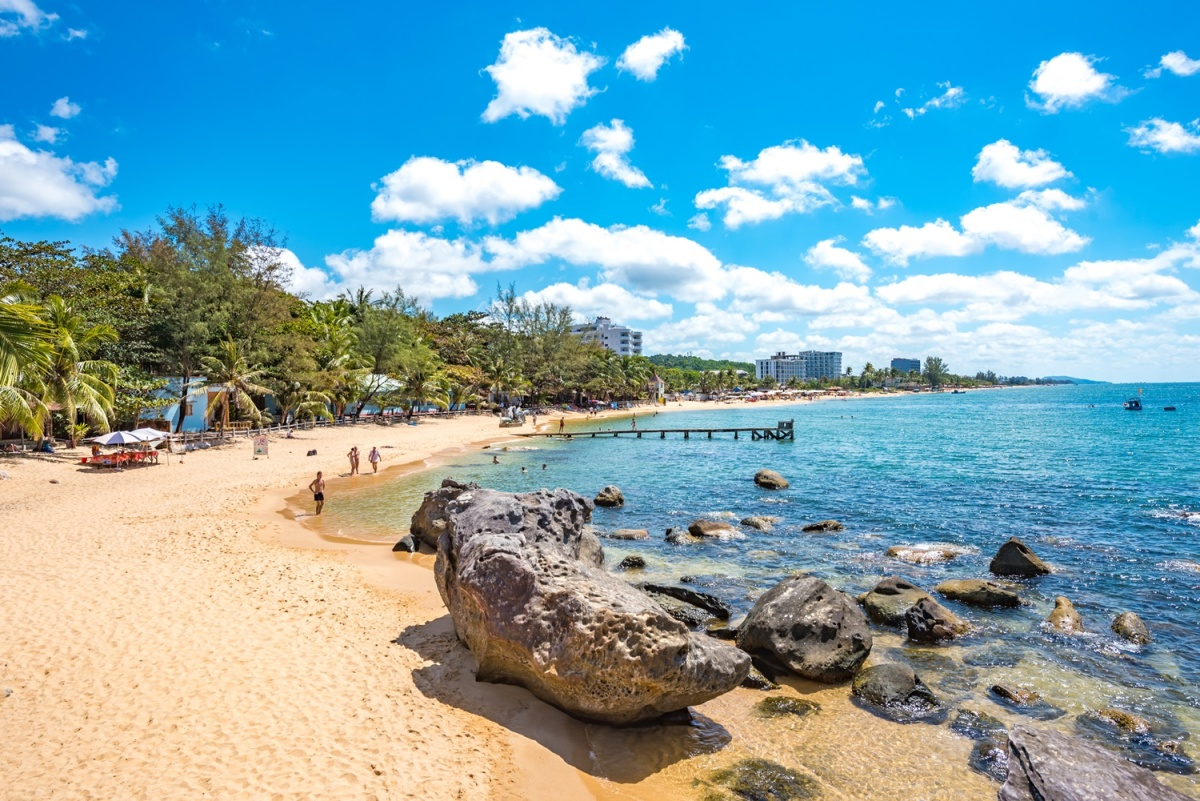
#> input picture transition/beach.jpg, 1200 x 801 px
$ python flip_vertical.py
#> lines starting #> are read from the running program, lines starting #| are printed output that depends on the picture
import cv2

old_img=cv2.imread('beach.jpg')
#> old_img is the input picture: shape (801, 1200, 3); mean B, G, R 177.7, 166.9, 125.7
#new_img=cv2.imread('beach.jpg')

new_img = old_img[:,::-1,:]
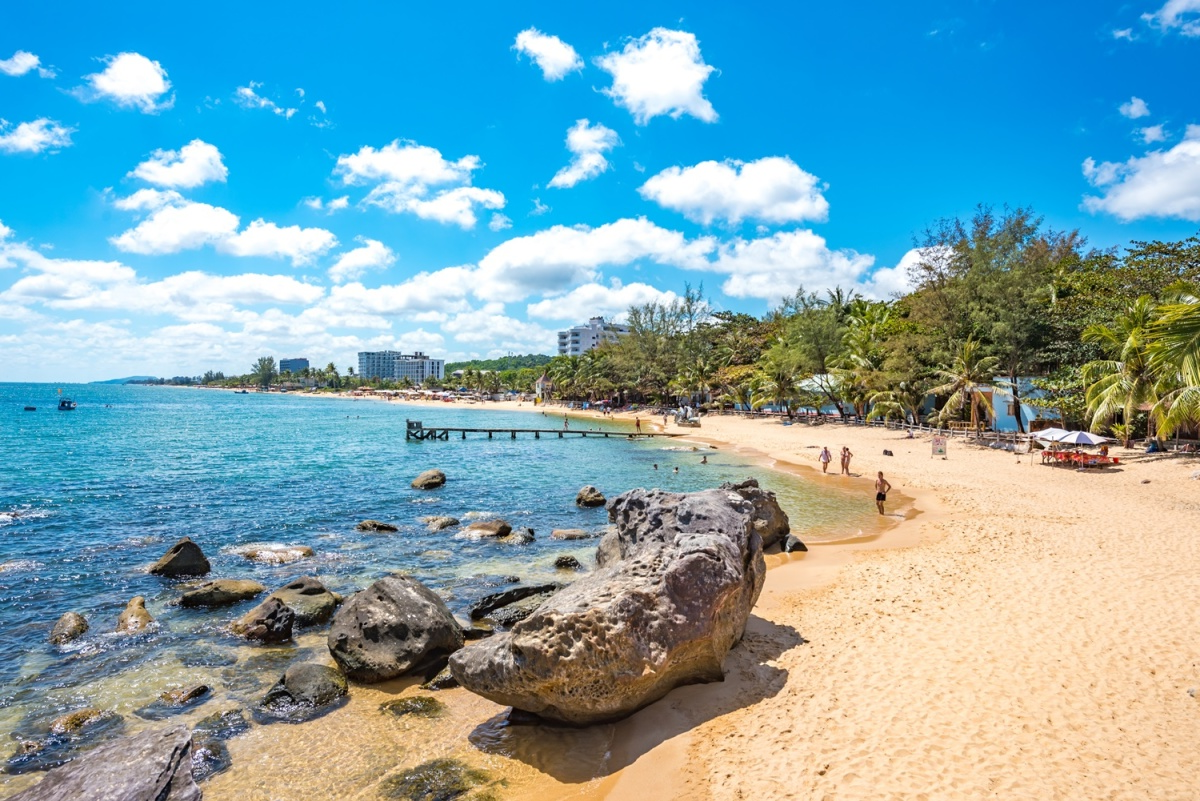
#> new_img: shape (801, 1200, 3); mean B, G, R 177.7, 166.9, 125.7
cv2.imshow('input', old_img)
cv2.imshow('flip', new_img)
cv2.waitKey(0)
